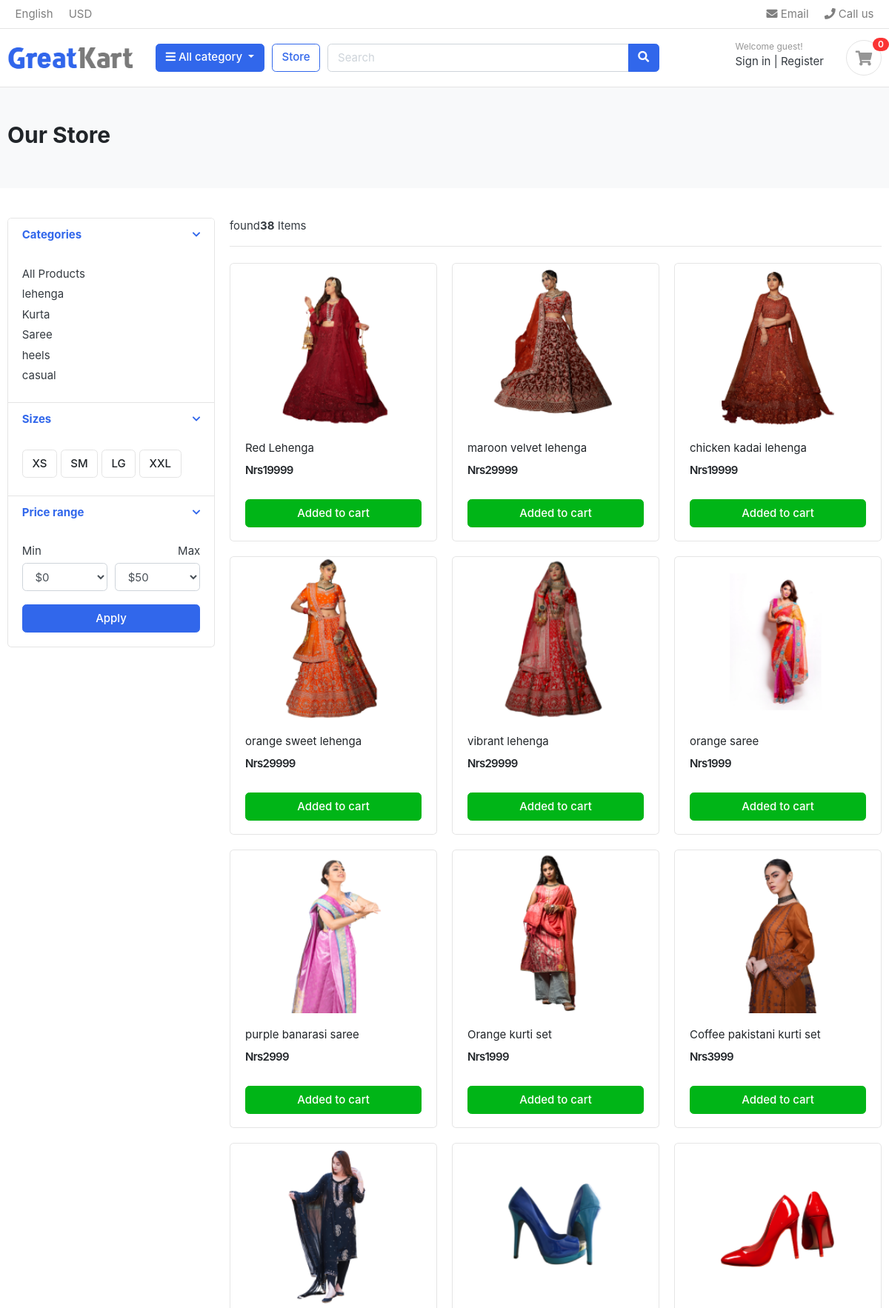
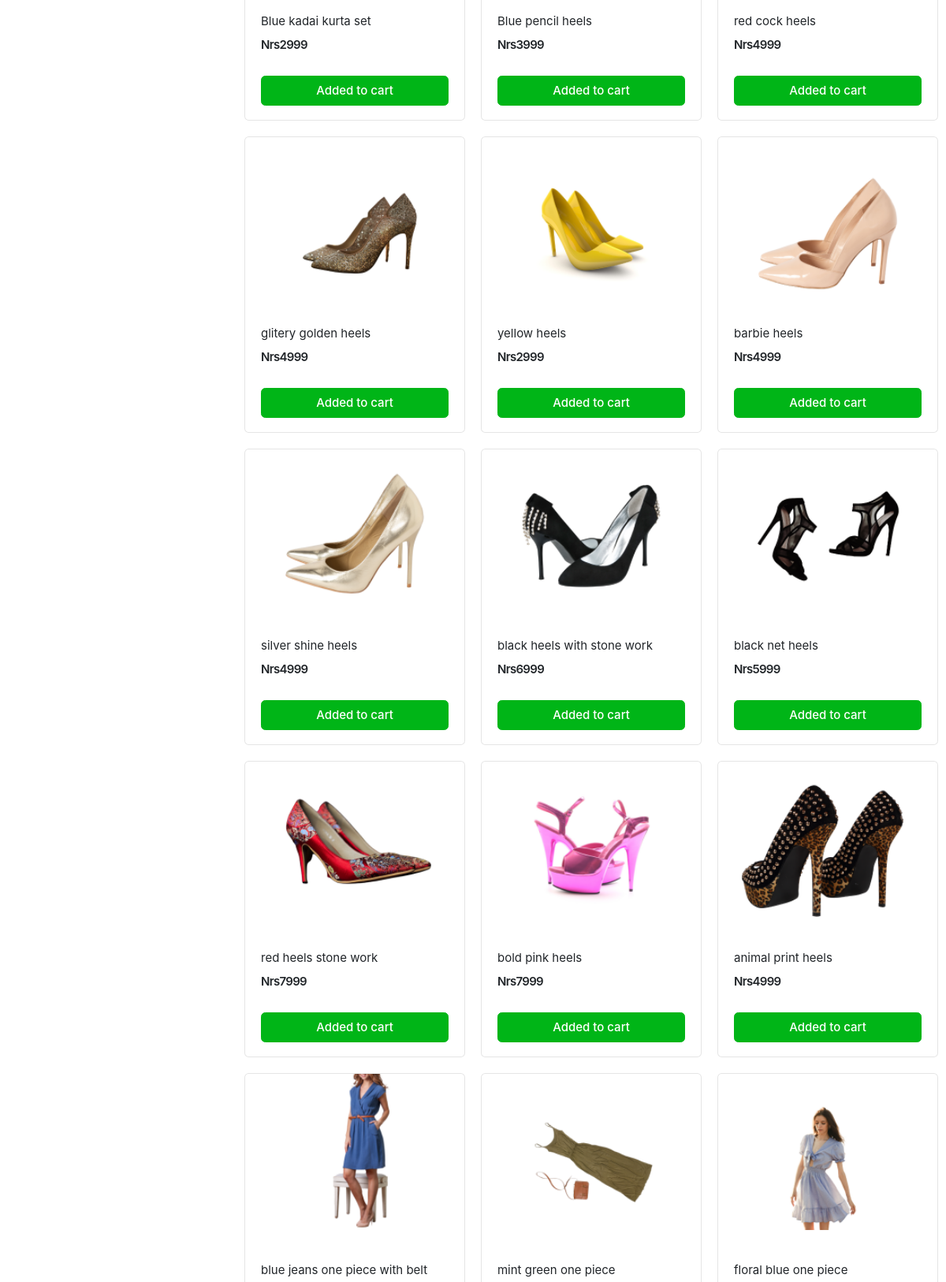
/store/ (upper part), run on the app's committed database (2 pictures, top to bottom).
### catagory/models.py (models this page shows, shortened)
class catagory(models.Model):
    catagory_name = models.CharField(max_length=50)
    slug = models.SlugField(max_length=100, unique=True)
    description = models.TextField(max_length=255, blank=False)
    cat_image = models.ImageField(upload_to='photos/catagories',blank=True)
    class Meta:
        verbose_name = 'catagory'
        verbose_name_plural = 'catagories'
    def get_url(self):
            return reverse('products_by_catagory', args=[self.slug])

### store/models.py (models this page shows, shortened)
class product(models.Model):
    product_name =models.CharField(max_length=200, unique=True)
    slug         =models.SlugField(max_length=200, unique=True)
    description  =models.TextField(max_length=500, blank=True)
    price        =models.IntegerField()
    images       =models.ImageField(upload_to='photos/products')
    stock        =models.ImageField()
    is_available =models.BooleanField(default=True)
    catagory     =models.ForeignKey(catagory, on_delete=models.CASCADE)
    created_date =models.DateTimeField(auto_now_add=True)
    modified_date=models.DateTimeField(auto_now=True)
    def get_url(self):
        return reverse('product_detail',args=[self.catagory.slug, self.slug])

### store/views.py (the view)
# urls.py: path('store/', include('store.urls')),
def store(request, catagory_slug=None):
    catagories = None
    products = None
    if catagory_slug !=None:
        catagories = get_object_or_404(catagory, slug=catagory_slug )
        products = product.objects.filter(catagory=catagories, is_available=True)
        product_count = products.count()
    else:
        products = product.objects.all().filter(is_available=True)
        product_count = products.count()
    context = {
        'products': products,
        'product_count':product_count,
    }
    return render(request, 'store/store.html', context)  # Pass the context to the template

### catagory/context_processors.py (called while the page is built)
def menu_links(request):
    links = catagory.objects.all()
    return dict(links=links)

### templates/store/store.html (shortened to what this page needs)
{% extends "base.html" %}
{% load static %}
{% block content %}
    <section class="section-pagetop bg">
        <div class="container">
            <h2 class="title-page">Our Store</h2>
        </div>
    </section>
    <section class="section-content padding-y">
        <div class="container">
            <div class="row">
                <aside class="col-md-3">
                <div class="card">
        <article class="filter-group">
            <header class="card-header">
                <a href="#" data-toggle="collapse" data-target="#collapse_1" aria-expanded="true" class="">
                    <i class="icon-control fa fa-chevron-down"></i>
                    <h6 class="title">Categories</h6>
                </a>
            </header>
            <div class="filter-content collapse show" id="collapse_1" style="">
                <div class="card-body">
                    <ul class="list-menu">
                    <li><a href="{% url 'store' %}">All Products </a></li>
                    {% for catagory in links %}
                    <li><a href="{{ catagory.get_url }}">{{catagory.catagory_name}}  </a></li>
                    {% endfor %}
                    </ul>
                </div>
            </div>
        </article>
        <article class="filter-group">
            <header class="card-header">
                <a href="#" data-toggle="collapse" data-target="#collapse_4" aria-expanded="true" class="">
                    <i class="icon-control fa fa-chevron-down"></i>
                    <h6 class="title">Sizes </h6>
                </a>
            </header>
            <div class="filter-content collapse show" id="collapse_4" style="">
                <div class="card-body">
                  <label class="checkbox-btn">
                    <span class="btn btn-light"> XS </span>
                  </label>
                  <label class="checkbox-btn">
                    <span class="btn btn-light"> SM </span>
                  </label>
                  <label class="checkbox-btn">
                    <span class="btn btn-light"> LG </span>
                  </label>
                  <label class="checkbox-btn">
                    <span class="btn btn-light"> XXL </span>
                  </label>
            </div>
            </div>
        </article>
        <article class="filter-group">
            <header class="card-header">
                <a href="#" data-toggle="collapse" data-target="#collapse_3" aria-expanded="true" class="">
                    <i class="icon-control fa fa-chevron-down"></i>
                    <h6 class="title">Price range </h6>
                </a>
            </header>
            <div class="filter-content collapse show" id="collapse_3" style="">
                <div class="card-body">
                    <div class="form-row">
                    <div class="form-group col-md-6">
                      <label>Min</label>
                          <select class="mr-2 form-control">
                            <option value="0">$0</option>
                        </select>
                    </div>
                    <div class="form-group text-right col-md-6">
                      <label>Max</label>
                          <select class="mr-2 form-control">
                            <option value="50">$50</option>
                        </select>
                    </div>
                    </div>
                    <button class="btn btn-block btn-primary">Apply</button>
                </div>
            </div>
        </article>
    </div>
        </aside>
        <main class="col-md-9">
    <header class="border-bottom mb-4 pb-3">
            <div class="form-inline">
                <span class="mr-md-auto"> found<b>{{ product_count }}</b> Items </span>
            </div>
    </header>
    <div class="row">
        {% for product in products %}
        <div class="col-md-4">
            <figure class="card card-product-grid">
                <div class="img-wrap">
                   <a href="{{ product.get_url }}">  <img src="{{ product.images.url }}"></a>
                </div>
                <figcaption class="info-wrap">
                    <div class="fix-height">
                        <a href="{{ product.get_url }}" class="title">{{product.product_name}}</a>
                        <div class="price-wrap mt-2">
                            <span class="price">Nrs{{product.price}}</span>
                        </div>
                    </div>
                    <a href="#" class="btn btn-block btn-success">Added to cart </a>
                </figcaption>
            </figure>
        </div>
        {% endfor %}
    </div>
        </main>
    </div>
    </div>
    </section>
{% endblock %}

### static/css/ui.css (style rules this page uses)
html { font-family: "Inter", sans-serif; font-size: 15px; }
.img-wrap { text-align: center; display: block; }
.img-wrap img { max-width: 100%; }
.price-wrap { letter-spacing: -0.7px; }
.padding-y { padding-top: 40px; padding-bottom: 40px; }
figure { margin-bottom: 0; }
article:after, .form-group:after { display: block; clear: both; content: ""; }
.bg { background-color: #f8f9fa; }
.title-page { color: #212529; }
.btn-light { background-color: #fff; border-color: #e4e4e4; }
[class*=list-] li:after { visibility: hidden; display: block; content: ""; overflow: hidden; height: 0; clear: both; }
.list-menu { list-style: none; margin: 0; padding-left: 0; }
.list-menu li { margin-bottom: 5px; }
.list-menu a { color: #343a40; }
[class*=card-product] a.title { color: #212529; display: block; }
[class*=card-product] .img-wrap { overflow: hidden; position: relative; }
[class*=card-product] .img-wrap img { height: 100%; max-width: 100%; width: auto; display: inline-block; -o-object-fit: cover; object-fit: cover; }
.card-product-grid { margin-bottom: 20px; }
.card-product-grid .img-wrap { border-radius: 0.2rem 0.2rem 0 0; height: 220px; }
.card-product-grid .info-wrap { overflow: hidden; padding: 18px 20px; }
.card-product-grid .fix-height { height: 80px; overflow: hidden; }
.card .img-wrap { overflow: hidden; }
.price { font-weight: 600; color: #212529; }
.icon-control { margin-top: 5px; float: right; font-size: 80%; }
.card-header .title { margin-bottom: 0; line-height: 1.5; }
.filter-group { border-bottom: 1px solid #e4e4e4; }
.filter-group .card-header { border-bottom: 0; }
.filter-group:last-child { border-bottom: 0; }
.checkbox-btn { position: relative; }
.section-pagetop { padding: 45px 0; }

### data on the page
catagory: catagory_name "lehenga"
catagory: catagory_name "Kurta"
catagory: catagory_name "Saree"
catagory: catagory_name "heels"
catagory: catagory_name "casual"
product: images (picture), product_name "Red Lehenga", price "19999"
product: images (picture), product_name "maroon velvet lehenga", price "29999"
product: images (picture), product_name "chicken kadai lehenga", price "19999"
product: images (picture), product_name "orange sweet lehenga", price "29999"
product: images (picture), product_name "vibrant lehenga", price "29999"
product: images (picture), product_name "orange saree", price "1999"
product: images (picture), product_name "purple banarasi saree", price "2999"
product: images (picture), product_name "Orange kurti set", price "1999"
product: images (picture), product_name "Coffee pakistani kurti set", price "3999"
product: images (picture), product_name "Blue kadai kurta set", price "2999"
product: images (picture), product_name "Blue pencil heels", price "3999"
product: images (picture), product_name "red cock heels", price "4999"
product: images (picture), product_name "glitery golden heels", price "4999"
product: images (picture), product_name "yellow heels", price "2999"
product: images (picture), product_name "barbie heels", price "4999"
product: images (picture), product_name "silver shine heels", price "4999"
product: images (picture), product_name "black heels with stone work", price "6999"
product: images (picture), product_name "black net heels", price "5999"
product: images (picture), product_name "red heels stone work", price "7999"
product: images (picture), product_name "bold pink heels", price "7999"
product: images (picture), product_name "animal print heels", price "4999"
product: images (picture), product_name "blue jeans one piece with belt"
product: images (picture), product_name "mint green one piece"
product: images (picture), product_name "floral blue one piece"

### other printed values
{{ product_count }} "38"
